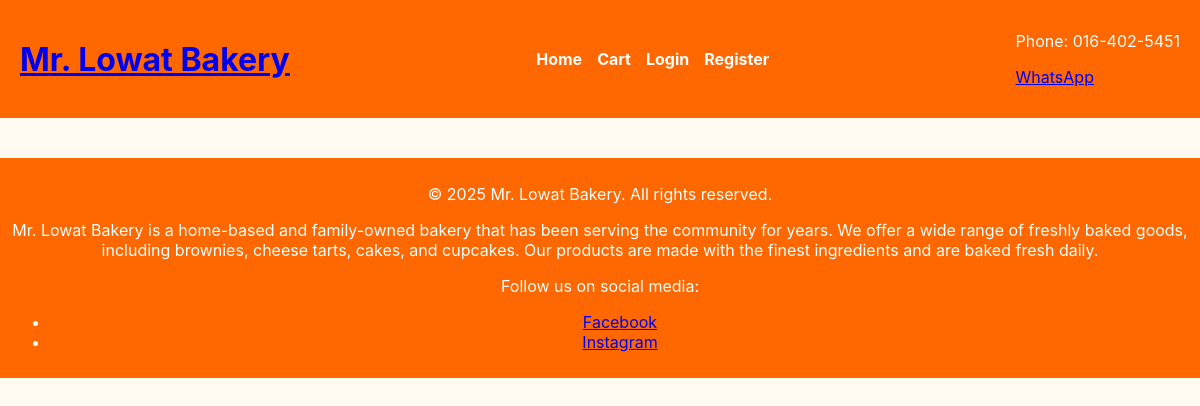
Before: /MrLowatBakery_WAD/public/php/index.php?category=Tart with the older database file.
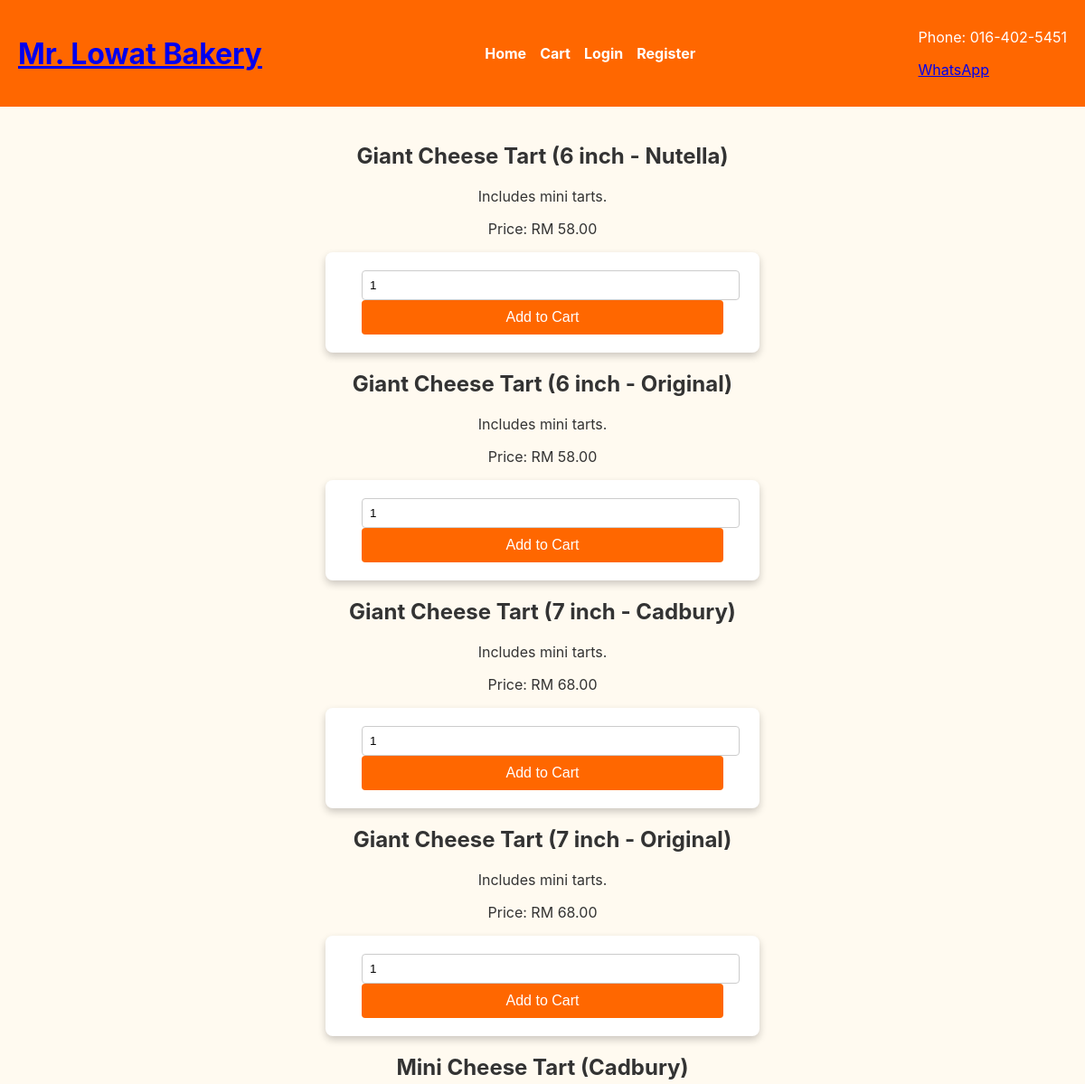
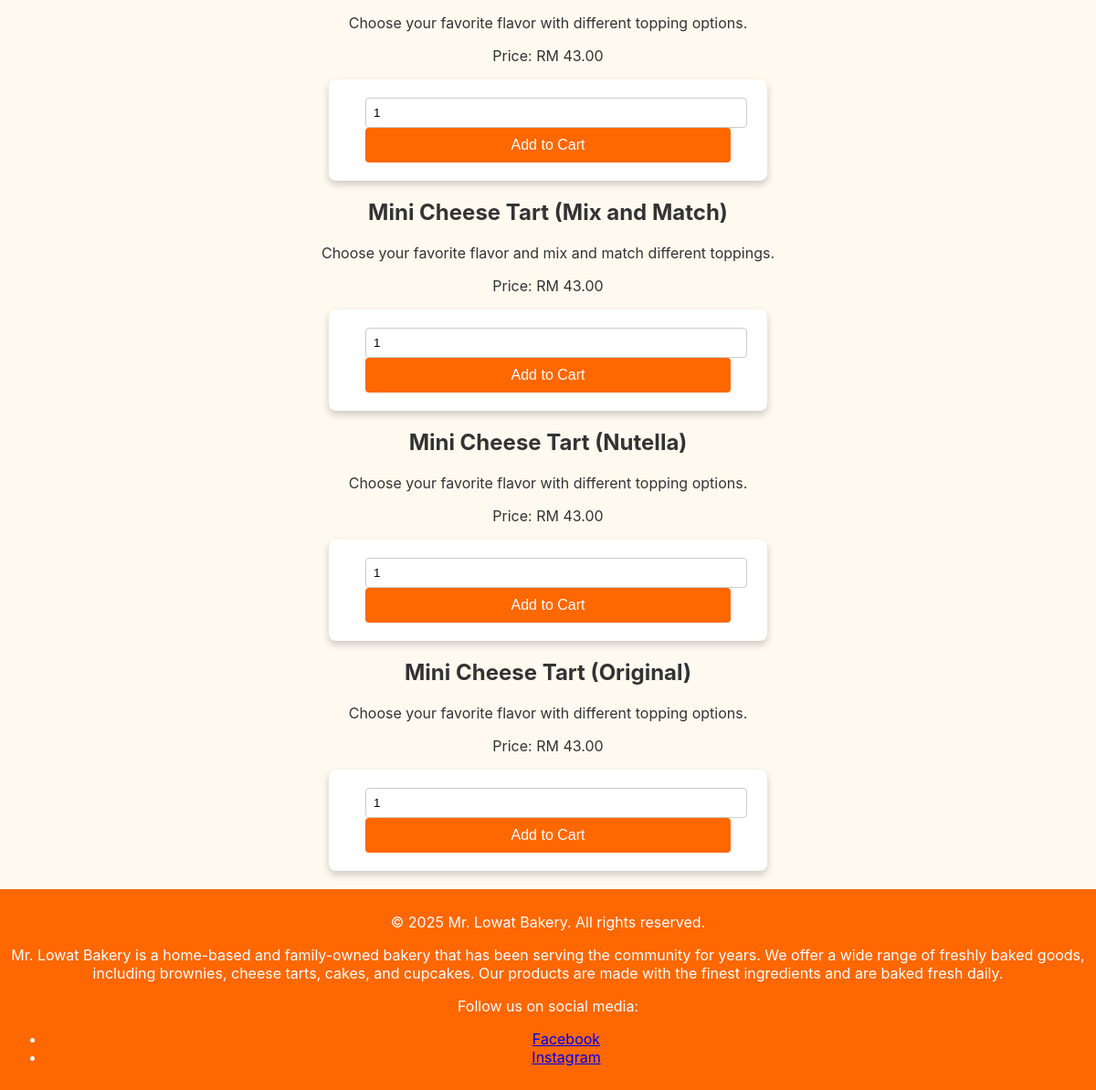
After: the same page with the newer database file (2 pictures, top to bottom).
### tables this page shows
CREATE TABLE `products` (
  `product_id` int(11) NOT NULL,
  `name` varchar(100) NOT NULL,
  `category` varchar(100) NOT NULL,
  `description` text DEFAULT NULL,
  `price` decimal(10,2) NOT NULL,
  `stock` int(11) DEFAULT 0,
  `image_url` varchar(255) DEFAULT NULL,
  `created_at` timestamp NOT NULL DEFAULT current_timestamp(),
  `updated_at` timestamp NOT NULL DEFAULT current_timestamp() ON UPDATE current_timestamp()
);

### MrLowatBakery_WAD/public/php/index.php (the view, shortened to what this page needs)
<?php
include 'connection.php';
function getProducts($conn, $category = null) {
    $query = "SELECT * FROM products";
    if ($category) {
        $query .= " WHERE category = '" . mysqli_real_escape_string($conn, $category) . "'";
    }
    $query .= " ORDER BY name ASC";
    $result = mysqli_query($conn, $query);
    return mysqli_fetch_all($result, MYSQLI_ASSOC);
}
$selected_category = isset($_GET['category']) ? $_GET['category'] : null;
$products = getProducts($conn, $selected_category);
include 'header.php';
?>
<div id="middleSection">
    <?php foreach ($products as $product): ?>
        <div class="product">
            <h2><?php echo htmlspecialchars($product['name']); ?></h2>
            <p><?php echo htmlspecialchars($product['description']); ?></p>
            <p>Price: RM <?php echo number_format($product['price'], 2); ?></p>
            <form action="add_to_cart.php" method="POST">
                <input type="number" name="quantity" value="1" min="1">
                <button type="submit">Add to Cart</button>
            </form>
        </div>
    <?php endforeach; ?>
</div>
<?php include 'footer.php';  ?>

Changed rows visible on the page:
now on this page (row edited): products: name "Giant Cheese Tart (6 inch - Nutella)", description "Includes mini tarts.", price "58.00"
now on this page (row edited): products: name "Giant Cheese Tart (6 inch - Original)", description "Includes mini tarts.", price "58.00"
now on this page (row edited): products: name "Giant Cheese Tart (7 inch - Cadbury)", description "Includes mini tarts.", price "68.00"
now on this page (row edited): products: name "Giant Cheese Tart (7 inch - Original)", description "Includes mini tarts.", price "68.00"
now on this page (row edited): products: name "Mini Cheese Tart (Cadbury)", description "Choose your favorite flavor with different topping options.", price "43.00"
now on this page (row edited): products: name "Mini Cheese Tart (Mix and Match)", description "Choose your favorite flavor and mix and match different toppings.", price "43.00"
now on this page (row edited): products: name "Mini Cheese Tart (Nutella)", description "Choose your favorite flavor with different topping options.", price "43.00"
now on this page (row edited): products: name "Mini Cheese Tart (Original)", description "Choose your favorite flavor with different topping options.", price "43.00"
